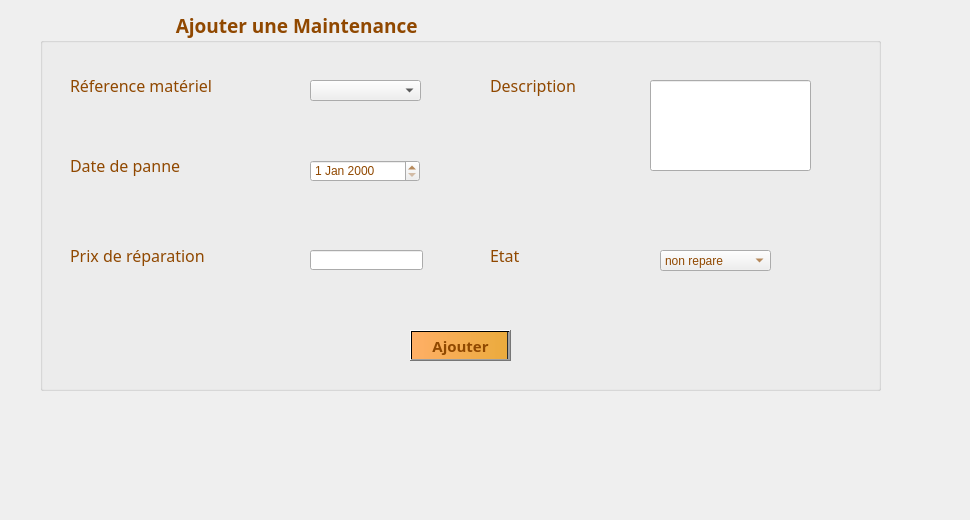
     <widget class="QWidget" name="tab_maintenance_3">
      <attribute name="title">
       <string>Ajouter</string>
      </attribute>
      <widget class="QGroupBox" name="groupBox_maintenance">
       <property name="geometry">
        <rect>
         <x>40</x>
         <y>10</y>
         <width>841</width>
         <height>381</height>
        </rect>
       </property>
       <property name="font">
        <font>
         <family>Lucida Calligraphy</family>
         <pointsize>14</pointsize>
         <weight>75</weight>
         <bold>true</bold>
        </font>
       </property>
       <property name="styleSheet">
        <string notr="true">color: rgb(144, 72, 0);</string>
       </property>
       <property name="title">
        <string>                           Ajouter une Maintenance</string>
       </property>
       <widget class="QLabel" name="label_maintenance_7">
        <property name="geometry">
         <rect>
          <x>30</x>
          <y>140</y>
          <width>171</width>
          <height>31</height>
         </rect>
        </property>
        <property name="font">
         <font>
          <family>Lucida Calligraphy</family>
          <pointsize>12</pointsize>
         </font>
        </property>
        <property name="text">
         <string>Date de panne</string>
        </property>
       </widget>
       <widget class="QLineEdit" name="lineEdit_maintenance">
        <property name="geometry">
         <rect>
          <x>270</x>
          <y>240</y>
          <width>113</width>
          <height>20</height>
         </rect>
        </property>
       </widget>
       <widget class="QDateEdit" name="dateEdit_maintenance">
        <property name="geometry">
         <rect>
          <x>270</x>
          <y>150</y>
          <width>110</width>
          <height>22</height>
         </rect>
        </property>
       </widget>
       <widget class="QLabel" name="label_maintenance_9">
        <property name="geometry">
         <rect>
          <x>30</x>
          <y>60</y>
          <width>231</width>
          <height>31</height>
         </rect>
        </property>
        <property name="font">
         <font>
          <family>Lucida Calligraphy</family>
          <pointsize>12</pointsize>
         </font>
        </property>
        <property name="text">
         <string>Réference matériel</string>
        </property>
       </widget>
       <widget class="QLabel" name="label_maintenance_11">
        <property name="geometry">
         <rect>
          <x>30</x>
          <y>230</y>
          <width>201</width>
          <height>31</height>
         </rect>
        </property>
        <property name="font">
         <font>
          <family>Lucida Calligraphy</family>
          <pointsize>12</pointsize>
         </font>
        </property>
        <property name="text">
         <string>Prix de réparation</string>
        </property>
       </widget>
       <widget class="QLabel" name="label_maintenance_12">
        <property name="geometry">
         <rect>
          <x>450</x>
          <y>60</y>
          <width>171</width>
          <height>31</height>
         </rect>
        </property>
        <property name="font">
         <font>
          <family>Lucida Calligraphy</family>
          <pointsize>12</pointsize>
         </font>
        </property>
        <property name="text">
         <string>Description</string>
        </property>
       </widget>
       <widget class="QPushButton" name="pushButton_maintenance">
        <property name="geometry">
         <rect>
          <x>370</x>
          <y>320</y>
          <width>101</width>
          <height>31</height>
         </rect>
        </property>
        <property name="font">
         <font>
          <family>Lucida Calligraphy</family>
          <pointsize>11</pointsize>
          <weight>75</weight>
          <bold>true</bold>
         </font>
        </property>
        <property name="styleSheet">
         <string notr="true">color: rgb(144, 72, 0);
background-color: qlineargradient(spread:pad, x1:0, y1:0, x2:1, y2:0, stop:0 rgba(255, 175, 102, 255), stop:0.978814 rgba(235, 171, 61, 255), stop:0.98 rgba(0, 0, 0, 255), stop:1 rgba(0, 0, 0, 0));</string>
        </property>
        <property name="text">
         <string>Ajouter</string>
        </property>
       </widget>
       <widget class="QLineEdit" name="lineEdit_maintenance_6">
        <property name="geometry">
         <rect>
          <x>610</x>
          <y>70</y>
          <width>161</width>
          <height>91</height>
         </rect>
        </property>
       </widget>
       <widget class="QComboBox" name="comboBox_maintenance_4">
        <property name="geometry">
         <rect>
          <x>620</x>
          <y>240</y>
          <width>111</width>
          <height>21</height>
         </rect>
        </property>
        <item>
         <property name="text">
          <string>non repare</string>
         </property>
        </item>
        <item>
         <property name="text">
          <string>repare</string>
         </property>
        </item>
        <item>
         <property name="text">
          <string>en cours</string>
         </property>
        </item>
       </widget>
       <widget class="QLabel" name="label_maintenance_15">
        <property name="geometry">
         <rect>
          <x>450</x>
          <y>230</y>
          <width>171</width>
          <height>31</height>
         </rect>
        </property>
        <property name="font">
         <font>
          <family>Lucida Calligraphy</family>
          <pointsize>12</pointsize>
         </font>
        </property>
        <property name="text">
         <string>Etat</string>
        </property>
       </widget>
      </widget>
      <widget class="QLabel" name="label_maintenance">
       <property name="geometry">
        <rect>
         <x>-20</x>
         <y>-70</y>
         <width>961</width>
         <height>511</height>
        </rect>
       </property>
       <property name="text">
        <string/>
       </property>
       <property name="pixmap">
        <pixmap>../../../../../../../../../../i/0.png</pixmap>
       </property>
      </widget>
      <widget class="QComboBox" name="comboBox_maintenance_1">
       <property name="geometry">
        <rect>
         <x>310</x>
         <y>80</y>
         <width>111</width>
         <height>21</height>
        </rect>
       </property>
      </widget>
      <zorder>label_maintenance</zorder>
      <zorder>groupBox_maintenance</zorder>
      <zorder>comboBox_maintenance_1</zorder>
     </widget>
